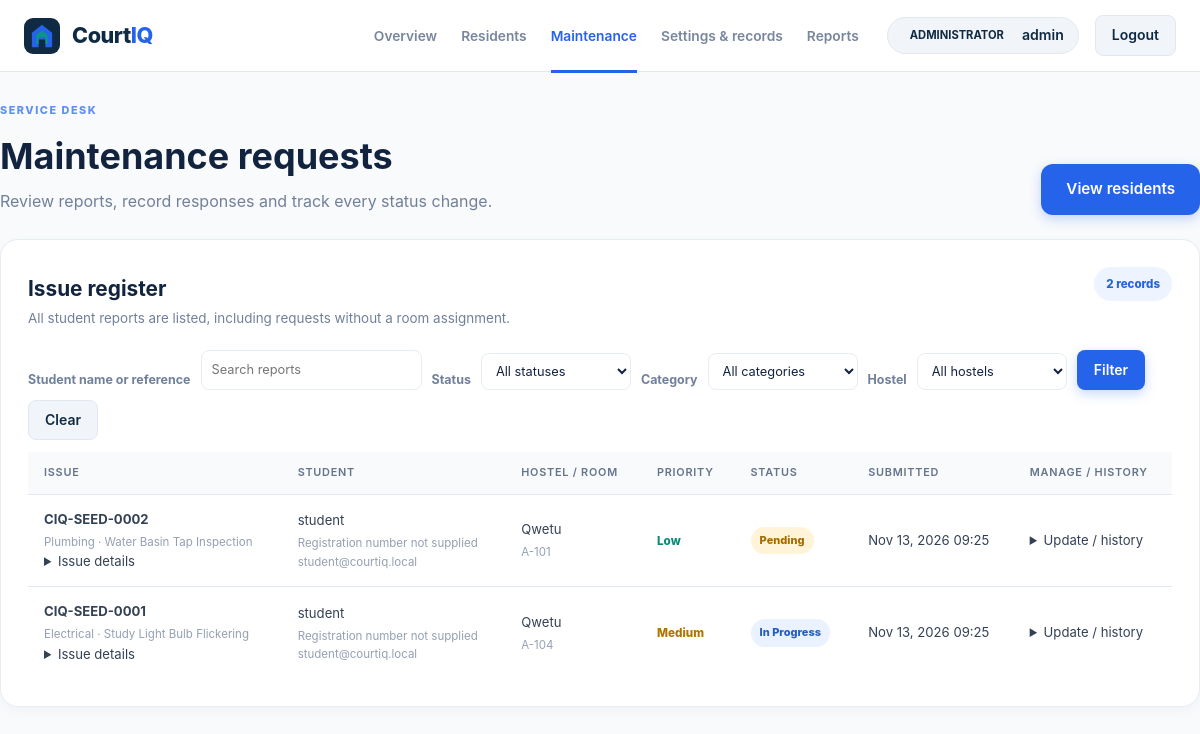
The page /admin/maintenance.php (signed in) on the database its author committed.
### tables this page shows
CREATE TABLE IF NOT EXISTS `users` (
    `id` INT AUTO_INCREMENT PRIMARY KEY,
    `username` VARCHAR(80) NOT NULL UNIQUE,
    `email` VARCHAR(150) NOT NULL UNIQUE,
    `password_hash` VARCHAR(255) NOT NULL,
    `role` ENUM('student', 'warden', 'administrator') NOT NULL,
    `status` ENUM('active', 'inactive', 'suspended') NOT NULL DEFAULT 'active',
    `approval_status` ENUM('pending', 'approved', 'rejected') NOT NULL DEFAULT 'approved',
    `approval_decided_by` INT DEFAULT NULL,
    `approval_decided_at` DATETIME DEFAULT NULL,
    `created_at` TIMESTAMP DEFAULT CURRENT_TIMESTAMP,
    `updated_at` TIMESTAMP DEFAULT CURRENT_TIMESTAMP ON UPDATE CURRENT_TIMESTAMP,
    INDEX `idx_users_role` (`role`),
    INDEX `idx_users_status` (`status`),
    INDEX `idx_users_approval_status` (`approval_status`, `role`),
    FOREIGN KEY (`approval_decided_by`) REFERENCES `users`(`id`) ON DELETE SET NULL
);

CREATE TABLE IF NOT EXISTS `maintenance_requests` (
    `id` INT AUTO_INCREMENT PRIMARY KEY,
    `reference_no` VARCHAR(100) NOT NULL UNIQUE,
    `user_id` INT NOT NULL,
    `hostel_id` INT DEFAULT NULL,
    `room_id` INT DEFAULT NULL,
    `hostel_name_snapshot` VARCHAR(150) DEFAULT NULL,
    `room_number_snapshot` VARCHAR(50) DEFAULT NULL,
    `title` VARCHAR(180) NOT NULL,
    `category` ENUM('Plumbing', 'Electrical', 'Furniture', 'Cleaning', 'Room Facilities', 'Security', 'Other') NOT NULL DEFAULT 'Other',
    `description` TEXT NOT NULL,
    `priority` ENUM('low', 'medium', 'high') NOT NULL DEFAULT 'medium',
    `status` ENUM('pending', 'in_progress', 'resolved', 'rejected') NOT NULL DEFAULT 'pending',
    `latest_response` TEXT DEFAULT NULL,
    `resolution_notes` TEXT DEFAULT NULL,
    `created_at` TIMESTAMP DEFAULT CURRENT_TIMESTAMP,
    `updated_at` TIMESTAMP DEFAULT CURRENT_TIMESTAMP ON UPDATE CURRENT_TIMESTAMP,
    FOREIGN KEY (`user_id`) REFERENCES `users`(`id`) ON DELETE CASCADE,
    FOREIGN KEY (`hostel_id`) REFERENCES `hostel_profiles`(`id`) ON DELETE SET NULL,
    FOREIGN KEY (`room_id`) REFERENCES `rooms`(`id`) ON DELETE SET NULL,
    INDEX `idx_maintenance_hostel` (`hostel_id`, `status`),
    INDEX `idx_maintenance_filters` (`status`, `category`, `hostel_id`)
);

### includes/auth.php (called while the page is built, shortened)
<?php
require_once __DIR__ . '/functions.php';
function isLoggedIn(): bool
{
    return isset($_SESSION['courtiq_user']) && !empty($_SESSION['courtiq_user']['id']);
}
function currentUser(): ?array
{
    return isLoggedIn() ? $_SESSION['courtiq_user'] : null;
}
function projectUrl(string $path = ''): string
{
    $scriptName = $_SERVER['SCRIPT_NAME'] ?? '/index.php';
    $directory = str_replace('\\', '/', dirname($scriptName));
    $subdirs = ['student', 'warden', 'admin', 'includes', 'config', 'database'];
    $currentBase = basename($directory);
    if (in_array($currentBase, $subdirs, true)) {
        $directory = dirname($directory);
    }
    $root = rtrim(str_replace('\\', '/', $directory), '/');
    $cleanPath = ltrim($path, '/');
    return $root === '' ? '/' . $cleanPath : $root . '/' . $cleanPath;
}
function requireRole(array $allowedRoles): void
{
    require_once __DIR__ . '/db.php';
    $userId = (int)currentUser()['id'];
    $stmt = db()->prepare('SELECT u.username, u.email, u.role, u.status, u.approval_status, sp.full_name, sp.student_number
        FROM users u LEFT JOIN student_profiles sp ON sp.user_id = u.id WHERE u.id = ?');
    $stmt->bind_param('i', $userId);
    if (!$stmt->execute()) {
        error_log('CourtIQ could not execute the current account authorization check: ' . $stmt->error);
        $stmt->close();
        http_response_code(503);
        exit('Account authorization is temporarily unavailable.');
    }
    $user = $stmt->get_result()->fetch_assoc();
}

### includes/db.php (called while the page is built, shortened)
<?php
$dbConfigFile = __DIR__ . '/../config/database.php';
$dbConfig = require $dbConfigFile;
try {
    $db = @new mysqli(
        $dbConfig['host'],
        $dbConfig['username'],
        $dbConfig['password'],
        $dbConfig['database'],
        (int)$dbConfig['port']
    );
    if (!empty($dbConfig['charset'])) {
        $db->set_charset($dbConfig['charset']);
    }
} catch (Throwable $t) {
    error_log('CourtIQ Database Exception: ' . $t->getMessage());
    http_response_code(503);
    die('The CourtIQ database service is temporarily unavailable.');
}
function db(): mysqli
{
    global $db;
    return $db;
}

### includes/functions.php (called while the page is built, shortened)
<?php
function e(?string $value): string
{
    return htmlspecialchars((string)$value, ENT_QUOTES, 'UTF-8');
}

### admin/maintenance.php (the view, shortened to what this page needs)
<?php
require_once __DIR__ . '/../includes/auth.php';
require_once __DIR__ . '/../includes/db.php';
requireRole(['administrator']);
$conn = db();
$statusFilter = (string)($_GET['status'] ?? '');
$categoryFilter = (string)($_GET['category'] ?? '');
$hostelFilter = (int)($_GET['hostel_id'] ?? 0);
$search = trim((string)($_GET['q'] ?? ''));
$statuses = ['pending', 'in_progress', 'resolved', 'rejected'];
$categories = ['Plumbing', 'Electrical', 'Furniture', 'Cleaning', 'Room Facilities', 'Security', 'Other'];
if (!in_array($statusFilter, $statuses, true)) {
    $statusFilter = '';
}
if (!in_array($categoryFilter, $categories, true)) {
    $categoryFilter = '';
}
$stmt = $conn->prepare("SELECT m.id, m.reference_no, m.title, m.category, m.description, m.priority,
        m.status, m.latest_response, m.resolution_notes, m.created_at,
        m.hostel_id, COALESCE(m.hostel_name_snapshot, h.name) AS hostel_display,
        COALESCE(m.room_number_snapshot, r.room_number) AS room_display,
        u.username, u.email, sp.full_name, sp.student_number
    FROM maintenance_requests m
    JOIN users u ON u.id = m.user_id
    LEFT JOIN student_profiles sp ON sp.user_id = u.id
    LEFT JOIN hostel_profiles h ON h.id = m.hostel_id
    LEFT JOIN rooms r ON r.id = m.room_id
    WHERE (? = '' OR m.status = ?)
      AND (? = '' OR m.category = ?)
      AND (? = 0 OR m.hostel_id = ?)
      AND (? = '' OR COALESCE(sp.full_name, u.username) LIKE CONCAT('%', ?, '%')
           OR m.reference_no LIKE CONCAT('%', ?, '%'))
    ORDER BY FIELD(m.status, 'pending', 'in_progress', 'resolved', 'rejected'), m.created_at DESC");
$stmt->bind_param(
    'ssssiisss',
    $statusFilter,
    $statusFilter,
    $categoryFilter,
    $categoryFilter,
    $hostelFilter,
    $hostelFilter,
    $search,
    $search,
    $search
);
if (!$stmt->execute()) {
    error_log('CourtIQ admin maintenance query failed: ' . $stmt->error);
    http_response_code(500);
    exit('Unable to load maintenance requests.');
}
$requests = $stmt->get_result()->fetch_all(MYSQLI_ASSOC);
?>
<!doctype html>
<html lang="en">
<head>
    <link rel="stylesheet" href="<?= projectUrl('assets/css/style.css') ?>">
</head>
<body class="dashboard-layout admin-dashboard">
<?php require __DIR__ . '/partials/nav.php'; ?>
<main class="dashboard-content-main container admin-main">
    <section class="admin-page-heading">
        <div><span class="admin-eyebrow">SERVICE DESK</span><h1>Maintenance requests</h1><p>Review reports, record responses and track every status change.</p></div>
        <a class="btn btn-primary" href="residents.php">View residents</a>
    </section>
    <section class="admin-section">
        <div class="admin-section-heading">
            <div><h2>Issue register</h2><p>All student reports are listed, including requests without a room assignment.</p></div>
            <span class="admin-count"><?= count($requests) ?> records</span>
        </div>
        <form method="get" class="admin-form" role="search">
            <label for="issue-search">Student name or reference</label>
            <input id="issue-search" name="q" value="<?= e($search) ?>" placeholder="Search reports">
            <label for="issue-status">Status</label>
            <select id="issue-status" name="status"><option value="">All statuses</option>
            </select>
            <label for="issue-category">Category</label>
            <select id="issue-category" name="category"><option value="">All categories</option>
            </select>
            <label for="issue-hostel">Hostel</label>
            <select id="issue-hostel" name="hostel_id"><option value="0">All hostels</option>
            </select>
            <button class="btn btn-primary btn-sm">Filter</button>
            <a class="btn btn-secondary btn-sm" href="maintenance.php">Clear</a>
        </form>
        <div class="admin-table-wrap">
            <table class="dash-table admin-table">
                <thead><tr><th>Issue</th><th>Student</th><th>Hostel / room</th><th>Priority</th><th>Status</th><th>Submitted</th><th>Manage / history</th></tr></thead>
                <tbody>
                <?php foreach ($requests as $request): ?>
                    <tr>
                        <td>
                            <strong><?= e($request['reference_no']) ?></strong>
                            <small><?= e($request['category']) ?> · <?= e($request['title']) ?></small>
                            <details><summary>Issue details</summary><p><?= nl2br(e($request['description'])) ?></p></details>
                        </td>
                        <td><?= e($request['full_name'] ?: $request['username']) ?><small><?= e($request['student_number'] ?: 'Registration number not supplied') ?><br><?= e($request['email']) ?></small></td>
                        <td><?= e($request['hostel_display'] ?: 'Unassigned') ?><small><?= e($request['room_display'] ?: 'Room not assigned') ?></small></td>
                        <td><span class="priority-<?= e($request['priority']) ?>"><?= e(ucfirst($request['priority'])) ?></span></td>
                        <td><span class="status-pill status-<?= e($request['status']) ?>"><?= e(str_replace('_', ' ', ucfirst($request['status']))) ?></span>
                        </td>
                        <td><?= e(date('M j, Y H:i', strtotime($request['created_at']))) ?></td>
                        <td>
                            <details><summary>Update / history</summary>
                            </details>
                        </td>
                    </tr>
                <?php endforeach; ?>
                </tbody>
            </table>
        </div>
    </section>
</main>
</body>
</html>

### admin/partials/nav.php (shortened to what this page needs)
<?php
$adminPage = basename($_SERVER['SCRIPT_NAME'] ?? 'index.php');
?>
<header class="dashboard-nav-bar admin-topbar">
    <div class="container dashboard-nav-inner">
        <a href="<?= projectUrl('index.php') ?>" class="brand" aria-label="CourtIQ home"><span class="brand-icon-box"></span><span class="brand-text">Court<span>IQ</span></span></a>
        <nav class="admin-nav-links" aria-label="Admin navigation">
            <a class="<?= $adminPage === 'index.php' ? 'is-active' : '' ?>" href="index.php">Overview</a>
            <a class="<?= $adminPage === 'residents.php' ? 'is-active' : '' ?>" href="residents.php">Residents</a>
            <a class="<?= $adminPage === 'maintenance.php' ? 'is-active' : '' ?>" href="maintenance.php">Maintenance</a>
            <a class="<?= $adminPage === 'manage.php' ? 'is-active' : '' ?>" href="manage.php">Settings &amp; records</a>
            <a class="<?= $adminPage === 'reports.php' ? 'is-active' : '' ?>" href="reports.php">Reports</a>
        </nav>
        <div class="user-badge-wrap"><div class="user-profile-pill"><span class="role-tag-badge badge-admin">Administrator</span><span><?= e(currentUser()['username']) ?></span></div><a href="<?= projectUrl('logout.php') ?>" class="btn btn-secondary btn-sm">Logout</a></div>
    </div>
</header>

### rows shown on the page
users: username "admin"
maintenance_requests: reference_no "CIQ-SEED-0002", category "Plumbing", title "Water Basin Tap Inspection", user.username "student", student_number "Registration number not supplied", user.email "student@courtiq.local", hostel_display "Qwetu", room_display "A-101", priority "Low", status "Pending", created_at "Nov 13, 2026 09:25"
maintenance_requests: reference_no "CIQ-SEED-0001", category "Electrical", title "Study Light Bulb Flickering", user.username "student", student_number "Registration number not supplied", user.email "student@courtiq.local", hostel_display "Qwetu", room_display "A-104", priority "Medium", status "In Progress", created_at "Nov 13, 2026 09:25"

### other values the page prints
count($requests) "2"
